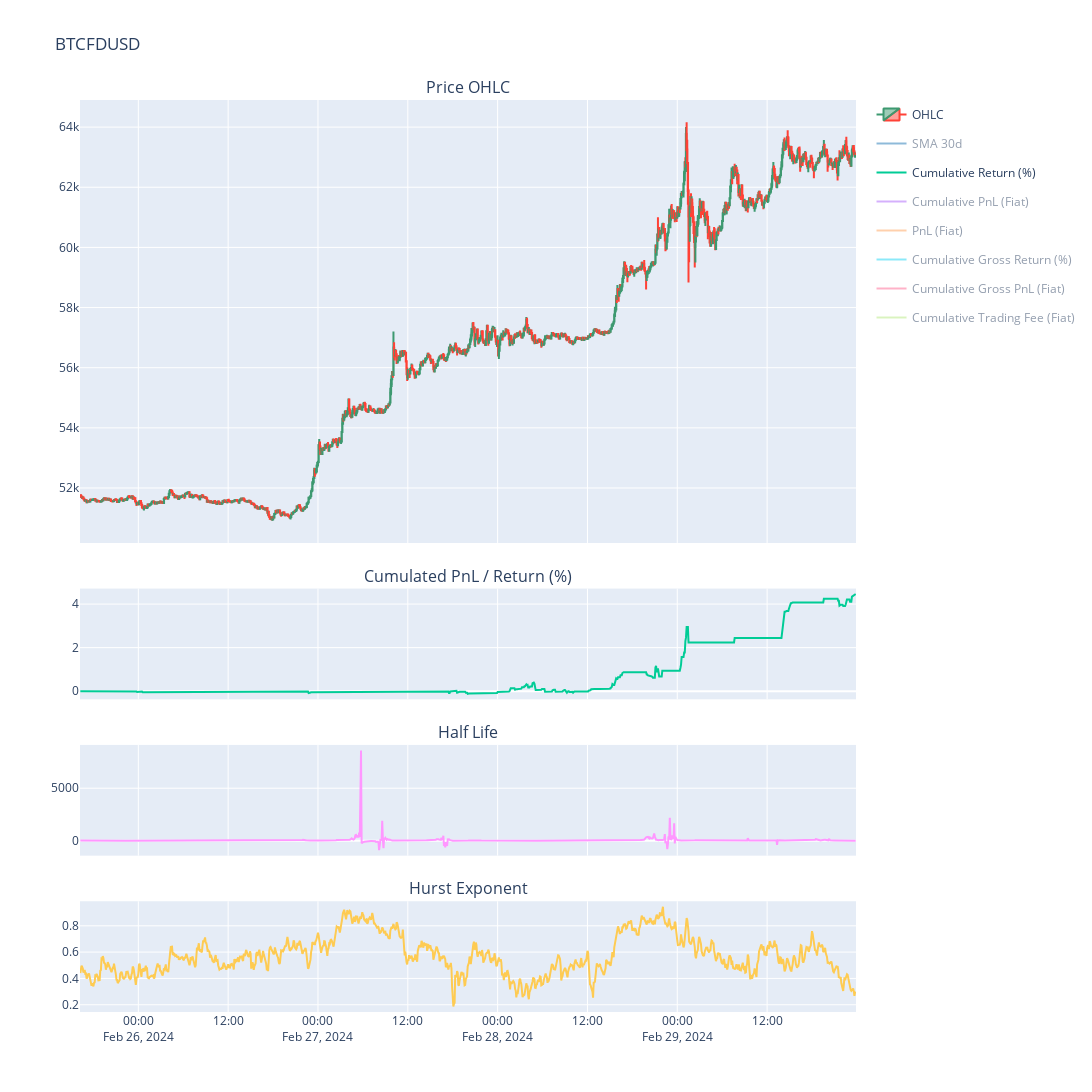

This figure's notebook cell:
### Markdown cell above
# Execute Strategy

Strategy ID - all orders are marked by strategy id

Therefore, all orders / pnl logic are based on same set of orders which isolates from other strategy or previous strategy

If we want to continue previous strategy (either manual exit or error exit), we need to put the same strategy id. so the pnl could be accumlated from last time.

<b>Notes: execute.py runs the actual strategy, below code is just to keep track the strategy status and performance</b>

### Strategy logging:

-   903492 - traded on BTCUSDT for 1.5days. gross pnl is good, but realized that there is 0.1% transaction cost which overwhelme all the PNL

-   v1 - traded on BTCFDUSD - no transaction cost. 
    -  Corrected the definition of price volatility from close.diff.std to close.std and change the vol_grid_scale from 0.4 to 0.2.
    -  Discover that the PnL seems to increase with smaller grid spacing
    -  Start using momentum orders

### Code cell
strategy = GridArithmeticStrategy(
    instrument = 'BTCFDUSD',        
    interval = '5m',
    grid_size = 5,
    vol_lookback = 30,
    vol_grid_scale = 0.4,
    vol_stoploss_scale = 7,
    position_size = 500,
    hurst_exp_mr_threshold = 0.5,
    hurst_exp_mo_threshold = 0.6,
)

strategy.set_price_decimal(2)
strategy.set_qty_decimal(5)
strategy.set_data_loder(DataLoaderBinance())
strategy.set_executor(ExecutorBinance())
strategy.set_strategy_id('v1')
strategy.load_data('2024-02-25')
strategy.summary(False)

### Figure 1 — Plotly figure (JSON) as saved in the notebook; plotly's stock layout.template omitted (floating-point values rounded to 4 significant figures; data arrays with more than 128 entries replaced by an {"elided": "..."} marker saying what was removed)
{"data": [{"close": {"elided": "1244 float values"}, "high": {"elided": "1244 float values"}, "legendgroup": "OHCL", "low": {"elided": "1244 float values"}, "name": "OHLC", "open": {"elided": "1244 float values"}, "type": "candlestick", "x": {"elided": "1244 str values"}, "xaxis": "x", "yaxis": "y"}, {"legendgroup": "SMA 30d", "marker": {"color": "rgb(31, 119, 180)"}, "name": "SMA 30d", "type": "scatter", "visible": "legendonly", "x": {"elided": "1244 str values"}, "xaxis": "x", "y": {"elided": "1244 float values"}, "yaxis": "y"}, {"name": "Cumulative Return (%)", "type": "scatter", "x": {"elided": "1244 str values"}, "xaxis": "x2", "y": {"elided": "1244 float values"}, "yaxis": "y2"}, {"name": "Cumulative PnL (Fiat)", "type": "scatter", "visible": "legendonly", "x": {"elided": "1244 str values"}, "xaxis": "x2", "y": {"elided": "1244 float values"}, "yaxis": "y2"}, {"name": "PnL (Fiat)", "type": "scatter", "visible": "legendonly", "x": {"elided": "1244 str values"}, "xaxis": "x2", "y": {"elided": "1244 float values"}, "yaxis": "y2"}, {"name": "Cumulative Gross Return (%)", "type": "scatter", "visible": "legendonly", "x": {"elided": "1244 str values"}, "xaxis": "x2", "y": {"elided": "1244 float values"}, "yaxis": "y2"}, {"name": "Cumulative Gross PnL (Fiat)", "type": "scatter", "visible": "legendonly", "x": {"elided": "1244 str values"}, "xaxis": "x2", "y": {"elided": "1244 float values"}, "yaxis": "y2"}, {"name": "Cumulative Trading Fee (Fiat)", "type": "scatter", "visible": "legendonly", "x": {"elided": "1244 str values"}, "xaxis": "x2", "y": {"elided": "1244 int values"}, "yaxis": "y2"}, {"showlegend": false, "type": "scatter", "x": {"elided": "1244 str values"}, "xaxis": "x3", "y": {"elided": "1244 float values"}, "yaxis": "y3"}, {"showlegend": false, "type": "scatter", "x": {"elided": "1244 str values"}, "xaxis": "x4", "y": {"elided": "1244 float values"}, "yaxis": "y4"}], "layout": {"annotations": [{"font": {"size": 16}, "showarrow": false, "text": "Price OHLC", "x": 0.5, "xanchor": "center", "xref": "paper", "y": 1, "yanchor": "bottom", "yref": "paper"}, {"font": {"size": 16}, "showarrow": false, "text": "Cumulated PnL / Return (%)", "x": 0.5, "xanchor": "center", "xref": "paper", "y": 0.4643, "yanchor": "bottom", "yref": "paper"}, {"font": {"size": 16}, "showarrow": false, "text": "Half Life", "x": 0.5, "xanchor": "center", "xref": "paper", "y": 0.2929, "yanchor": "bottom", "yref": "paper"}, {"font": {"size": 16}, "showarrow": false, "text": "Hurst Exponent", "x": 0.5, "xanchor": "center", "xref": "paper", "y": 0.1214, "yanchor": "bottom", "yref": "paper"}], "height": 1300, "hovermode": "x", "title": {"text": "BTCFDUSD"}, "width": 1500, "xaxis": {"anchor": "y", "domain": [0, 1], "matches": "x4", "rangeslider": {"visible": false}, "showticklabels": false}, "xaxis2": {"anchor": "y2", "domain": [0, 1], "matches": "x4", "showticklabels": false}, "xaxis3": {"anchor": "y3", "domain": [0, 1], "matches": "x4", "showticklabels": false}, "xaxis4": {"anchor": "y4", "domain": [0, 1]}, "yaxis": {"anchor": "x", "domain": [0.5143, 1]}, "yaxis2": {"anchor": "x2", "domain": [0.3429, 0.4643]}, "yaxis3": {"anchor": "x3", "domain": [0.1714, 0.2929]}, "yaxis4": {"anchor": "x4", "domain": [0, 0.1214]}}}
